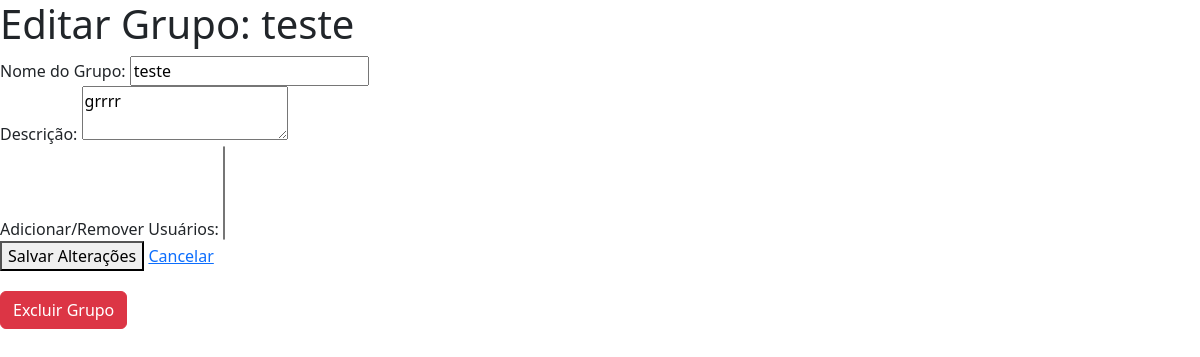
The page /editar_grupo/1 (signed in) on the database as committed earlier.
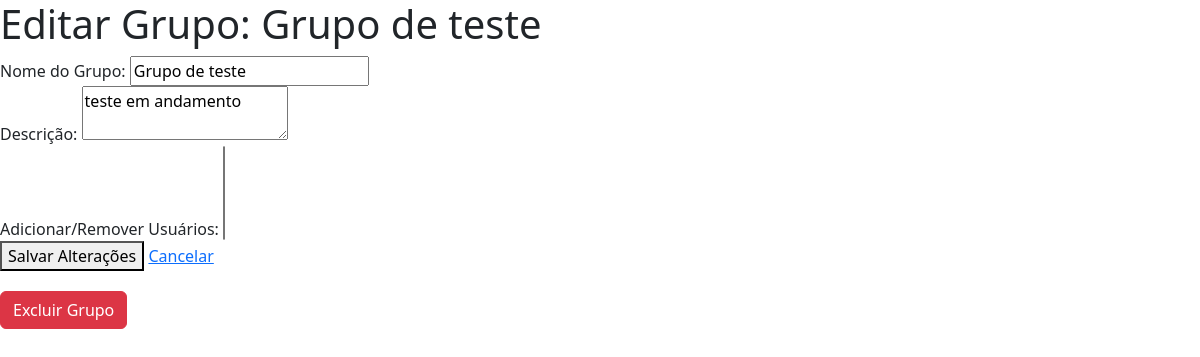
The same page on the database as committed later.
### app.py (models this page shows)
class BaseModel(Model):
    class Meta:
        database = db

class Grupo(BaseModel):
    nome = CharField()
    descricao = TextField(null=True)
    criador = ForeignKeyField(Usuario, backref='grupos_criados', on_delete='CASCADE')

### app.py (the view, shortened to what this page needs)
@app.route('/editar_grupo/<int:grupo_id>', methods=['GET', 'POST'])
def editar_grupo(grupo_id):
    if 'usuario_id' not in session:
        return redirect(url_for('login'))
    grupo = Grupo.get_or_none(Grupo.id == grupo_id)
    if not grupo:
        flash("Grupo não encontrado.")
        return redirect(url_for('ver_grupos'))
    if grupo.criador.id != session['usuario_id']:
        flash("Você não tem permissão para editar este grupo.")
        return redirect(url_for('ver_grupos'))
    usuarios_no_grupo = [gu.usuario.email for gu in grupo.usuarios]
    return render_template('editar_grupo.html', grupo=grupo, usuarios_no_grupo=usuarios_no_grupo)

### templates/editar_grupo.html (shortened to what this page needs)
{% extends 'base.html' %}
{% block content %}
<h1>Editar Grupo: {{ grupo.nome }}</h1>
<form method="POST" action="{{ url_for('editar_grupo', grupo_id=grupo.id) }}">
    <div>
        <label for="nome">Nome do Grupo:</label>
        <input type="text" id="nome" name="nome" value="{{ grupo.nome }}" required>
    </div>
    <div>
        <label for="descricao">Descrição:</label>
        <textarea id="descricao" name="descricao">{{ grupo.descricao }}</textarea>
    </div>
    <div>
        <label for="usuarios">Adicionar/Remover Usuários:</label>
        <select id="usuarios" name="usuarios" multiple>
        </select>
    </div>
    <div>
        <button type="submit">Salvar Alterações</button>
        <a href="{{ url_for('ver_grupos') }}">Cancelar</a>
    </div>
</form>
<form method="POST" action="{{ url_for('excluir_grupo', grupo_id=grupo.id) }}" style="margin-top: 20px;">
    <button type="submit" class="btn btn-danger" onclick="return confirm('Tem certeza que deseja excluir este grupo?');">
        Excluir Grupo
    </button>
</form>
{% endblock %}

Rows that differ between the two databases and show on the page:
changed Grupo: nome "teste" → "Grupo de teste"; descricao "grrrr" → "teste em andamento"
